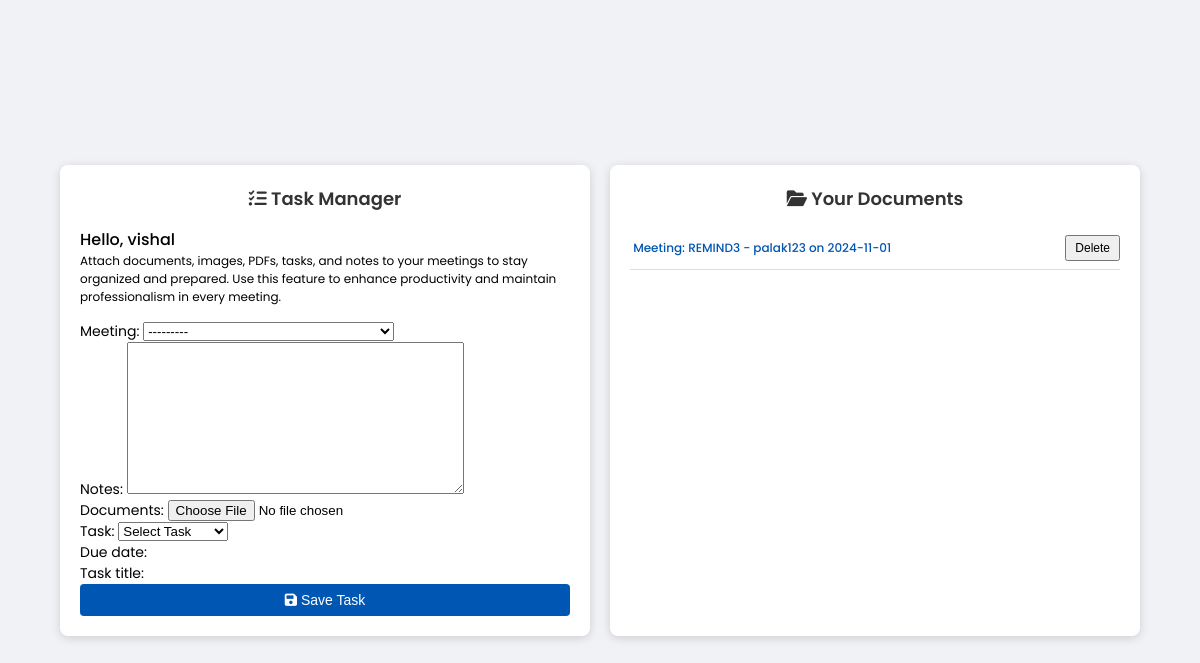
The app's page /meet/stuff/ (signed in), older data.
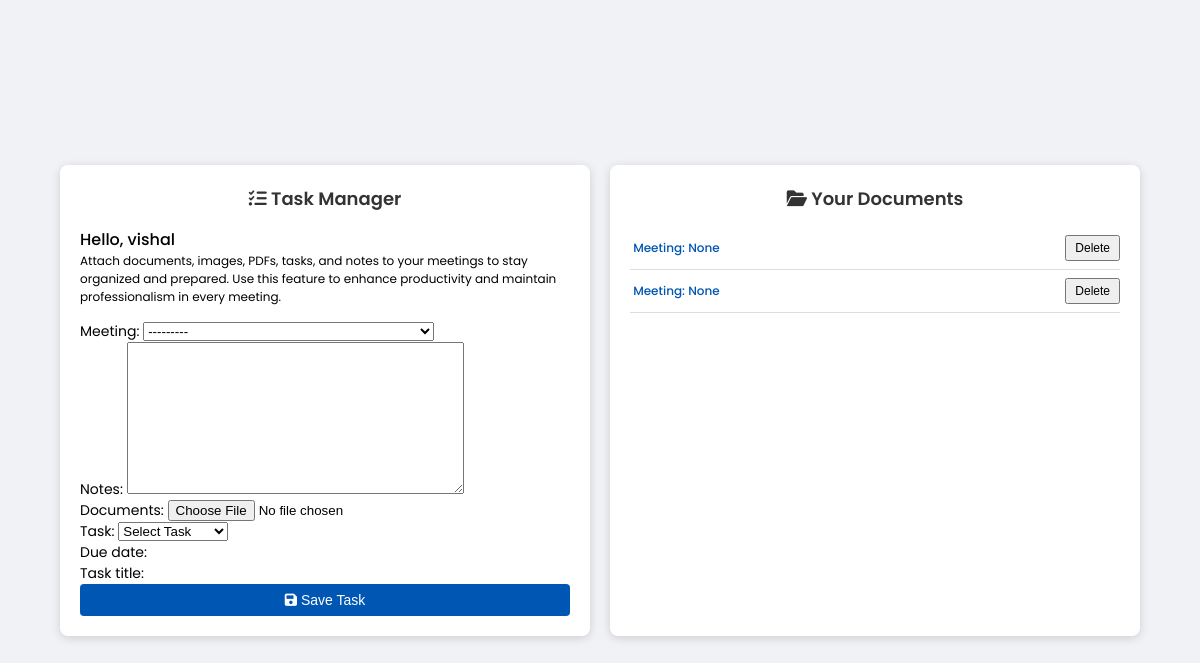
The same page, newer data.
### meet/models.py (models this page shows)
class Docs(models.Model):
    meeting=models.ForeignKey(Meeting, null=True,on_delete=models.SET_NULL,related_name='docs')
    user=models.ForeignKey(User, null=True,on_delete=models.SET_NULL)
    notes=models.TextField(blank=True)
    documents=models.FileField(upload_to='mmeting_docs', blank=True)
    task=models.CharField(max_length=1000,null=True, blank=True)
    task_title=models.CharField(max_length=100, null=True, blank=True)
    due_date = models.DateTimeField(null=True, blank=True)

class Meeting(models.Model):
    title = models.CharField(max_length=100, null=True)
    date = models.DateField(null=True)
    time = models.TimeField(null=True)
    meeting_link=models.TextField(null=True)
    meeting_type=models.CharField(max_length=100, choices=(('Task','Task'),('Standup','Standup'),('Personal','Personal'),('Team','Team')), null=True)
    user = models.ForeignKey(User, on_delete=models.CASCADE, null=True)
    admin = models.ForeignKey(User, related_name='admin_user', on_delete=models.CASCADE, null=True)
    def __str__(self):
        return f"{self.title} - {self.user.username} on {self.date}"

### meet/views.py (the view)
# urls.py: path('stuff/', stuff, name='stuff'),
def stuff(request):
    if request.method == 'POST':
        form = DocsForm(request.POST,request.FILES)
        if form.is_valid():
            stuff=form.save(commit=False)
            stuff.user=request.user
            try:
              stuff.save()
              messages.success(request,'stuff saved!')
              return redirect('stuff')
            except Exception as e:
                return JsonResponse({'exception':str(e)})
    else:
        form = DocsForm()
    docs=Docs.objects.filter(user=request.user)
    return render(request,'task/stuff.html',{"form":form,'docs':docs})

### meet/forms.py
class DocsForm(forms.ModelForm):
    TASK_CHOICES = [
        ('', 'Select Task'),  # Default empty option
        ('important_task', 'Important Task'),  # Option requiring due date
        ('regular_task', 'Regular Task'),
    ]
    task = forms.ChoiceField(choices=TASK_CHOICES)  # Dropdown for task
    class Meta:
        model = Docs
        fields = ['meeting', 'notes', 'documents', 'task', 'due_date','task_title']
        widgets = {
            'task_title': forms.TextInput(attrs={'style': 'display: none;'}),
            'due_date': forms.DateTimeInput(attrs={'type': 'datetime-local', 'style': 'display: none;'}),
        }

### meet/templates/task/stuff.html (shortened to what this page needs)
<!DOCTYPE html>
<html lang="en">
<head>
  <link rel="stylesheet" href="https://cdnjs.cloudflare.com/ajax/libs/font-awesome/6.0.0-beta3/css/all.min.css">
</head>
<body>
<div class="main-container">
  <div class="form-container">
    <h2><i class="fas fa-tasks"></i> Task Manager</h2>
    <main>
      <h1 style="font-size: 16px; font-weight: 500;">Hello, {{request.user}}</h1>
      <p style="margin-bottom: 15px; font-size: 12px;">
        Attach documents, images, PDFs, tasks, and notes to your meetings to stay organized and prepared. Use this feature to enhance productivity and maintain professionalism in every meeting.
      </p>
    </main>
    <form method="post" enctype="multipart/form-data">
      {{ form.as_p }}
      <button type="submit"><i class="fas fa-save"></i> Save Task</button>
    </form>
  </div>
  <div class="docs-container">
    <h2><i class="fas fa-folder-open"></i> Your Documents</h2>
    {% if docs %}
      {% for doc in docs %}
        <div class="doc-item">
          <strong><a href="{% url 'detail' doc.id %}">
               Meeting: {{ doc.meeting }}</a></strong>
          <a href="{% url 'delete' doc.id%}">
            <button type="button" style="font-size: 12px; padding: 4px 8px;">Delete</button>
          </a>
        </div>
      {% endfor %}
    {% else %}
      <div class="empty-placeholder">
        <img src="https://i.pinimg.com/236x/ae/8a/c2/ae8ac2fa217d23aadcc913989fcc34a2---page-empty-page.jpg" alt="No Documents" style="max-width: 100%; height: auto;" />
        <p>No documents available at the moment.</p>
      </div>
    {% endif %}
  </div>
</div>
</body>
</html>

Row changes from the older to the newer data that the page shows:
changed Docs (number 1 of 2 on the later page): meeting "REMIND3 - palak123 on 2024-11-01" → "None"
added Docs: meeting "None"
